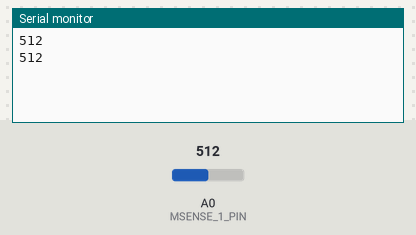
This sketch was run on a simulated Arduino Uno, built with avr-gcc and run on an emulated ATmega328P. On the bench: the last lines printed to the serial monitor. The inputs (shaded band) are chosen by the test bench; at power-on: A0 (MSENSE_1_PIN) = 512.

Above: at 2.8 s.
2.9 s: A0 (MSENSE_1_PIN) set to 716
At 4.3 s:
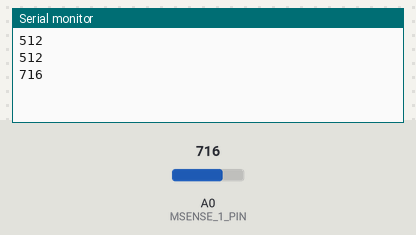
5.6 s: A0 (MSENSE_1_PIN) set to 900
At 7.0 s:
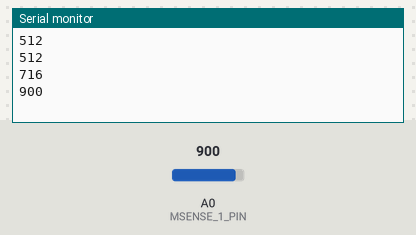
Timing chart, 0 to 8.6 s (numbered marks = the images above; inputs shaded):
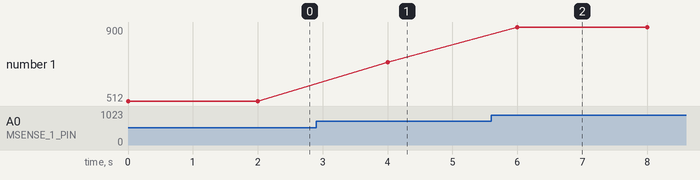

The sketch:

moisture_sense.ino
```cpp
#define LED_PIN 13
#define MSENSE_1_PIN 0

void setup() {
  Serial.begin (9600);

}

void loop() {
  int moisture1 = analogRead(MSENSE_1_PIN);
  Serial.println(moisture1);

  delay(2000);
}
```

Measured:
- after the input at 2.9 s, the serial monitor: prints a new line after 1.1 s (image 1)
- after the input at 5.6 s, the serial monitor: prints a new line after 0.40 s (image 2)
- plotted number 1: 512 → 716 after the input at 2.9 s, 716 → 900 after the input at 5.6 s
